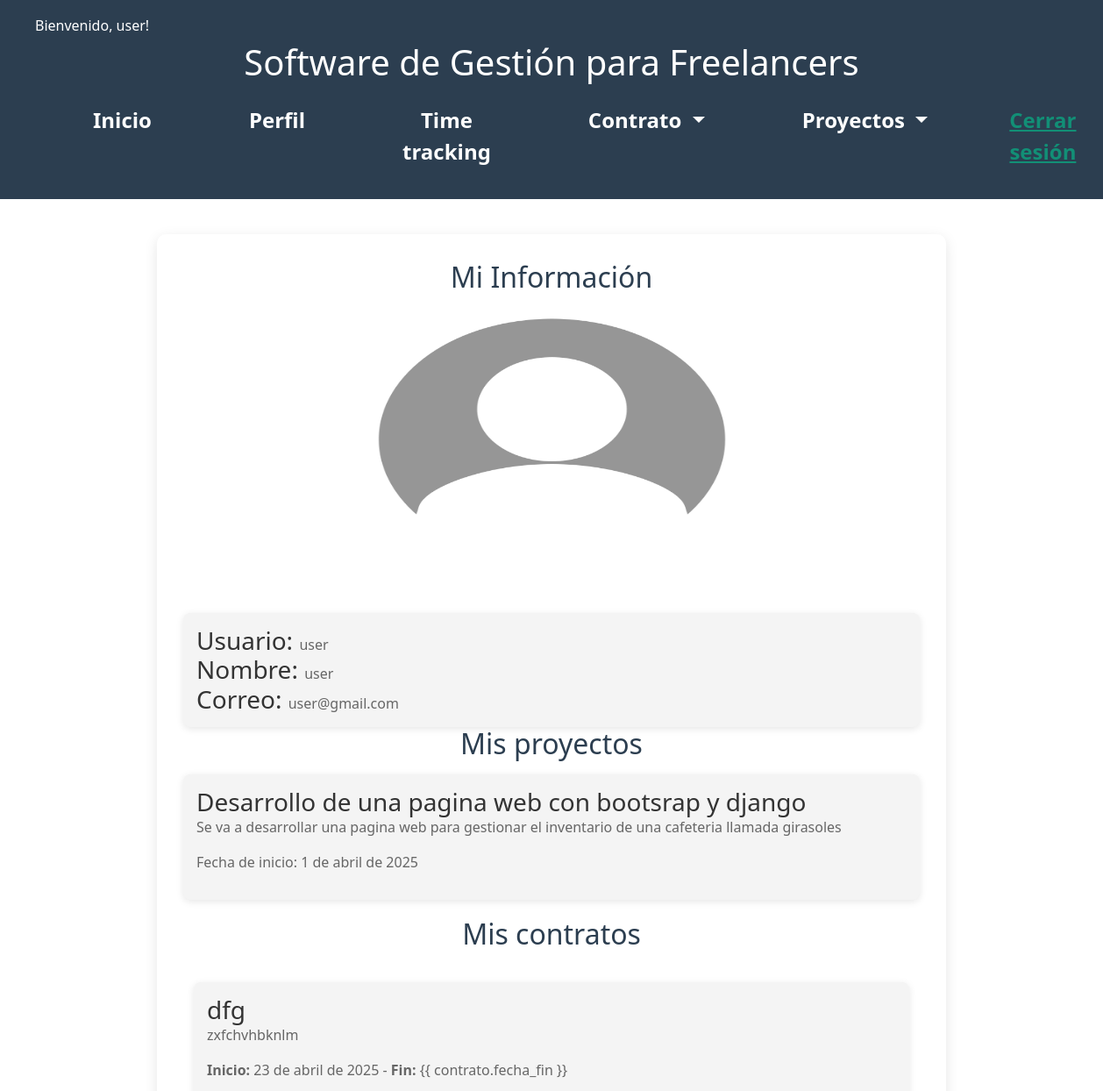
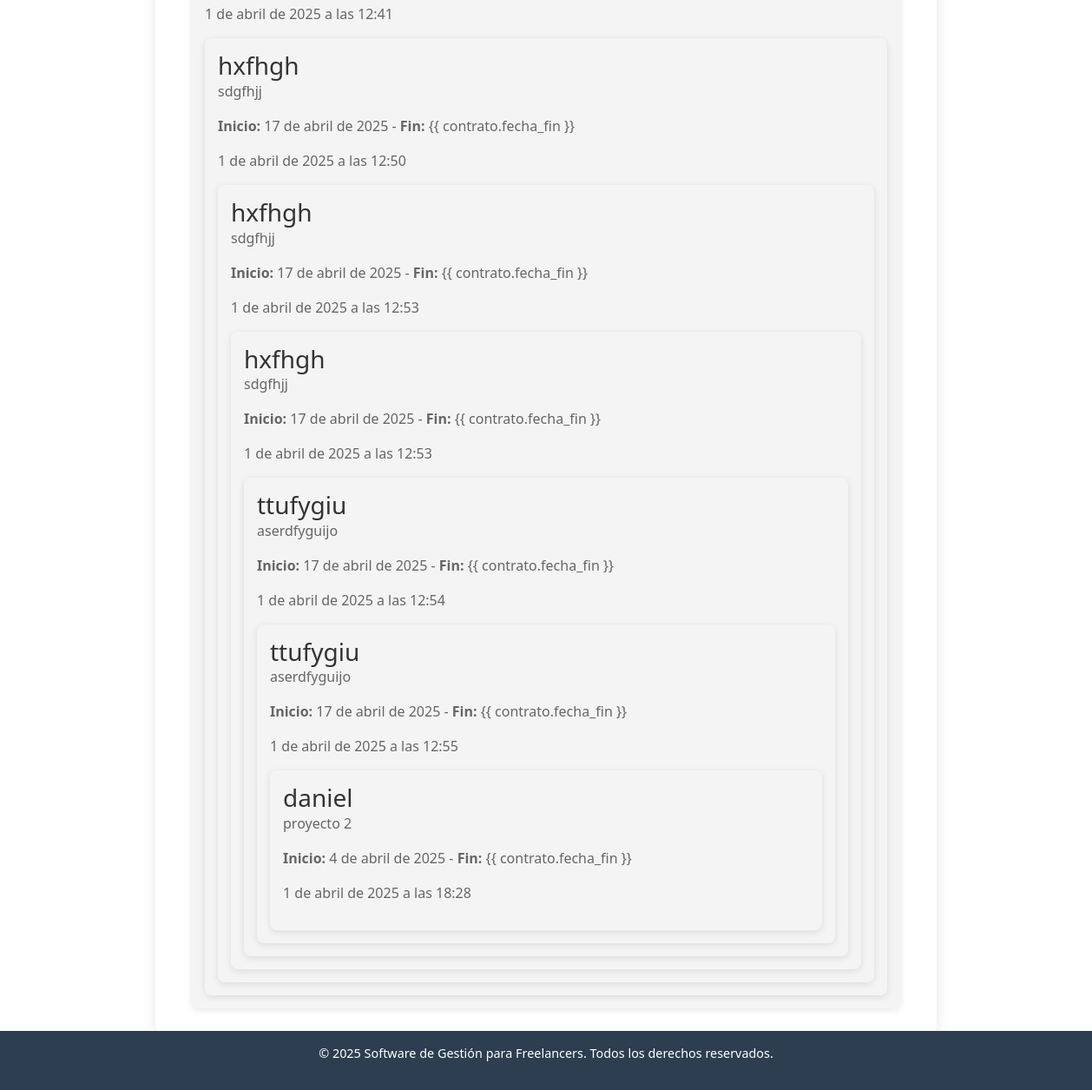
The app's page /perfil/ (signed in) with its own data (2 pictures, top to bottom).
### gestion/models.py (models this page shows, shortened)
class CustomUser(AbstractUser):
    id_usuario = models.AutoField(primary_key=True)
    nombre = models.CharField(max_length=100)
    correo = models.EmailField(unique=True, max_length=100)
    fecha_creacion = models.DateTimeField(auto_now_add=True)

class Proyecto(models.Model):
    id_proyecto = models.AutoField(primary_key=True)
    id_usuario = models.ForeignKey(CustomUser, on_delete=models.CASCADE, related_name='proyectos')
    nombre = models.CharField(max_length=100)
    descripcion = models.TextField(blank=True, null=True)
    fecha_inicio = models.DateField()
    fecha_fin = models.DateField()
    fecha_creacion = models.DateTimeField(auto_now_add=True)

class Contrato(models.Model):
    id_contrato = models.AutoField(primary_key=True)
    id_usuario = models.ForeignKey(CustomUser, on_delete=models.CASCADE, related_name='contratos')
    nombre_cliente = models.CharField(max_length=100)
    descripcion = models.TextField()
    fecha_inicio = models.DateField()
    fecha_fin = models.DateField()
    terminos = models.TextField()
    fecha_creacion = models.DateTimeField(auto_now_add=True)

### gestion/views.py (the view)
# urls.py: path('perfil/', perfil, name='perfil'),
@login_required
def perfil(request):
    proyectos = Proyecto.objects.filter(id_usuario=request.user)
    gestion_contratos = Contrato.objects.filter(id_usuario=request.user)
    return render(request, 'perfil.html', {"proyectos": proyectos,"contratos": gestion_contratos})

### templates/perfil.html (shortened to what this page needs)
{% extends 'base.html' %}
{% block content %}
{%load static%}
    <section id="perfil">
        <h2>Mi Información</h2>
        <div class="perfil-container">
            <img src="{% static 'img/cuenta.png'%}"  alt="Foto de perfil" class="perfil-img">
            <br>
            <br>
            <div class="proyecto-item" id="proyecto-{{ proyecto.id_proyecto }}">
                <h3 style="display: inline;">Usuario: </h3>
                <p style="display: inline;">{{user.username}}</p>
                <br>
                <h3 style="display: inline;">Nombre: </h3>
                <p style="display: inline;">{{user.nombre}}</p>
                <br>
                <h3 style="display: inline;">Correo: </h3>
                <p style="display: inline;">{{user.email}}</p>
            </div>
            <h2> Mis proyectos</h2>
            <div class="proyecto-container" id="lista-proyectos">
                {% for proyecto in proyectos %}
                <div class="proyecto-item" id="proyecto-{{ proyecto.id_proyecto }}">
                    <h3 style="display: inline;">{{ proyecto.nombre }}</h3>
                    <p>{{ proyecto.descripcion|truncatewords:20 }}</p>
                    <p>Fecha de inicio: {{ proyecto.fecha_inicio }}</p>
                    {% empty %}
                    <p>No tienes proyectos aún.</p>
                    {% endfor %}
                </div>
                <h2> Mis contratos</h2>
                <div class="container">
                    {% for contrato in contratos %}
                    <div class="proyecto-item" id="proyecto-{{ proyecto.id_proyecto }}">
                        <h3 style="display: inline;">{{ contrato.nombre_cliente }}</h3>
                        <p>{{ contrato.descripcion|truncatewords:20 }}</p>
                        <p><strong>Inicio:</strong> {{ contrato.fecha_inicio }} - <strong>Fin:</strong> {{
                            contrato.fecha_fin }}</p>
                        <p>{{ contrato.fecha_creacion }}</p>
                        {% empty %}
                        <p>No tienes proyectos aún.</p>
                        </div>
                        {% endfor %}
                    </div>
    </section>
    <br>
{%endblock%}

### templates/base.html (shortened to what this page needs)
<!DOCTYPE html>
<html lang="es">
<head>
    {% load static %}
    <link rel="stylesheet" href="{% static 'css/styles.css'%}">
    <link href="https://cdn.jsdelivr.net/npm/bootstrap@5.3.3/dist/css/bootstrap.min.css" rel="stylesheet">
</head>
<body>
    <header>
        {% if request.user.is_authenticated %}
    <h6 style="text-align: left;">Bienvenido, {{ request.user.username }}!</h6>
    {% endif %}
        <h1>Software de Gestión para Freelancers</h1>
        <nav class="navbar navbar-expand-lg navbar-dark bg-transparent"  style="background-color: #e3f2fd;">
            <div class="container-fluid">
              <div class="collapse navbar-collapse" id="navbarSupportedContent">
                <ul class="navbar-nav ml-auto">
                  <li class="nav-item">
                    <a class="nav-link" href="{% url 'inicio'%}">Inicio</a>
                  </li>
                  <li class="nav-item">
                    <a class="nav-link" href="{% url 'perfil'%}">Perfil</a>
                  </li>
                  <li class="nav-item">
                    <a class="nav-link" href="{% url 'tiempo'%}">Time tracking</a>
                  </li>
                  <li class="nav-item dropdown">
                    <a class="nav-link dropdown-toggle" href="#" id="navbarDropdown1" role="button" data-toggle="dropdown" aria-haspopup="true" aria-expanded="false">
                    Contrato
                    </a>
                  </li>
                  <li class="nav-item dropdown">
                    <a class="nav-link dropdown-toggle" href="#" id="navbarDropdown2" role="button" data-toggle="dropdown" aria-haspopup="true" aria-expanded="false">
                    Proyectos
                    </a>
                  </li>
                  <li  class="mt-2">{% if request.user.is_authenticated %}
                    <form action="{% url 'logout' %}" method="post" style="display: inline;" class="cerrar_sesion">
                        <button type="submit" style="display: inline; all: unset; cursor: pointer; text-decoration: underline;">Cerrar sesión</button>
                    </form>
                    {%endif%}</li>
                </ul>
              </div>
            </div>
        </nav>
    </header>
    <div class="container mt-4">
        {% block content %}{% endblock %}
    </div>
    <footer>
        <p>&copy; 2025 Software de Gestión para Freelancers. Todos los derechos reservados.</p>
    </footer>
</body>
</html>

### static/css/styles.css (style rules this page uses)
body { font-family: 'Poppins', sans-serif; margin: 0; padding: 0; background-color: #f9f9f9; color: #333; }
header { background-color: #2C3E50; color: white; padding: 20px 40px; text-align: center; font-size: 1.5em; font-weight: bold; }
nav ul { list-style: none; padding: 0; text-align: center; margin: 0; }
nav ul li { display: inline; margin: 0 20px; }
nav ul li a { color: white; text-decoration: none; font-weight: 600; transition: color 0.3s ease; }
section { max-width: 900px; margin: 40px auto; padding: 30px; background: white; border-radius: 10px; box-shadow: 0px 4px 15px rgba(0, 0, 0, 0.1); text-align: center; }
section h2 { color: #2C3E50; margin-bottom: 15px; }
form { display: flex; flex-direction: column; align-items: center; gap: 15px; max-width: 600px; margin: auto; }
form button { background-color: #18BC9C; color: white; border: none; padding: 10px 20px; font-size: 1em; border-radius: 5px; cursor: pointer; transition: background 0.3s ease; }
footer { background-color: #2C3E50; color: white; text-align: center; padding: 15px; position: fixed; bottom: 0; width: 100%; font-size: 0.9em; }
.proyecto-container { display: flex; flex-direction: column; gap: 20px; }
.proyecto-item { background: #f4f4f4; padding: 15px; border-radius: 8px; box-shadow: 0px 2px 8px rgba(0, 0, 0, 0.1); text-align: left; }
.proyecto-item h3 { color: #333; margin-bottom: 10px; }
.proyecto-item p { color: #666; }
img { max-width: 100%; height: auto; display: block; margin: 0 auto; border-radius: 8px; max-height: 300px; }
.navbar .nav-item:not(:last-child) { margin-right: 35px; }
.dropdown-toggle::after { transition: transform 0.15s linear; }
.navbar { background-color: #204abd; padding: 15px; color: #128F76; }
.navbar .nav-link { color: #ffffff; transition: color 0.3s ease-in-out; }
.navbar-nav { display: flex; justify-content: center; gap: 20px; width: 100%; }
.nav-item { padding: 0 10px; }
.cerrar_sesion { margin-top: 30px; }
.perfil-img { width: 431px; background: rgb(255, 255, 255); }

### records on screen
CustomUser: user.username "user", username "user", nombre "user", email "user@gmail.com"
Proyecto: nombre "Desarrollo de una pagina web con bootsrap y django", descripcion "Se va a desarrollar una pagina web para gestionar el inventario de una cafeteria llamada girasoles", fecha_inicio "1 de abril de 2025"
Contrato: nombre_cliente "dfg", descripcion "zxfchvhbknlm", fecha_inicio "23 de abril de 2025", fecha_creacion "1 de abril de 2025 a las 12:41"
Contrato: nombre_cliente "hxfhgh", descripcion "sdgfhjj", fecha_inicio "17 de abril de 2025", fecha_creacion "1 de abril de 2025 a las 12:50"
Contrato: nombre_cliente "hxfhgh", descripcion "sdgfhjj", fecha_inicio "17 de abril de 2025", fecha_creacion "1 de abril de 2025 a las 12:53"
Contrato: nombre_cliente "hxfhgh", descripcion "sdgfhjj", fecha_inicio "17 de abril de 2025", fecha_creacion "1 de abril de 2025 a las 12:53"
Contrato: nombre_cliente "ttufygiu", descripcion "aserdfyguijo", fecha_inicio "17 de abril de 2025", fecha_creacion "1 de abril de 2025 a las 12:54"
Contrato: nombre_cliente "ttufygiu", descripcion "aserdfyguijo", fecha_inicio "17 de abril de 2025", fecha_creacion "1 de abril de 2025 a las 12:55"
Contrato: nombre_cliente "daniel", descripcion "proyecto 2", fecha_inicio "4 de abril de 2025", fecha_creacion "1 de abril de 2025 a las 18:28"
